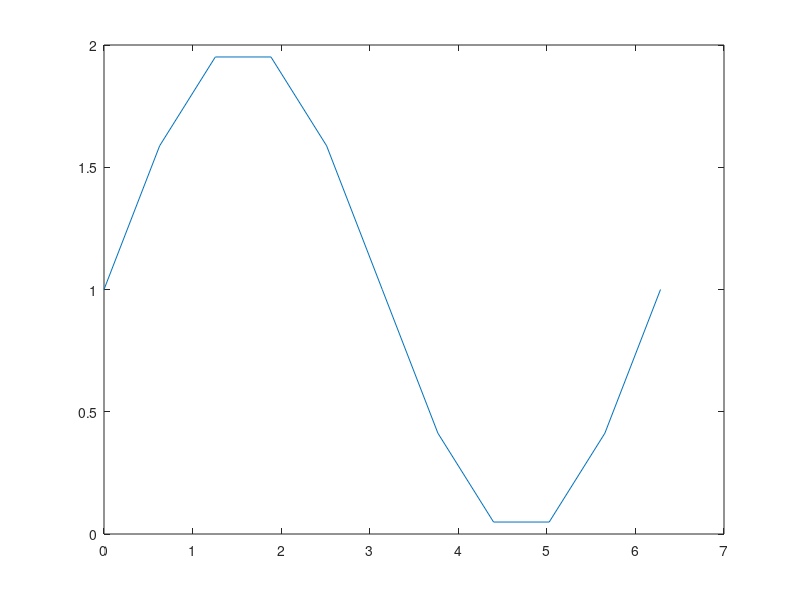

Write MATLAB code to recreate this figure.
%% Sin Wave Generator : f_signal = 1 KHz -> fs_min = 2 KHz -> fs = 10 KHz
% By Diba Falati

clear all;
close all;
clc;

f_signal = 1000;
fs = 10*f_signal;

t_signal = 1/f_signal;
ts = 1 / fs;

n = t_signal / ts;

A = 1;
t = 0 : 2*pi/n : 2*pi;
offset = A;

y = A * sin(t) + offset;
plot(t, y)

y_2 = (y * 4096) / 3.3;